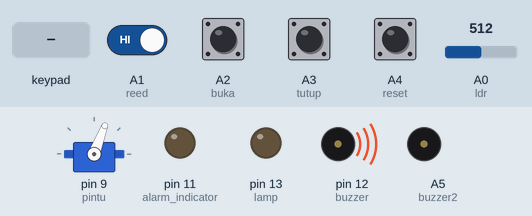
Bench run of a sketch on a simulated Arduino Uno, built with avr-gcc and run on an emulated ATmega328P. On the bench: servo, output pins drawn as LEDs (lit = HIGH), buzzer (waves = sounding, pin HIGH). Inputs (shaded band) come from the test bench; at power-on: A1 (reed), A2 (buka), A3 (tutup), A4 (reset) HIGH, A0 (ldr) = 512. What the sketch prints to the serial monitor is not drawn.

Above: at 1.9 s.
2.0 s: A2 (buka) pulled LOW for 0.15 s
At 3.2 s:
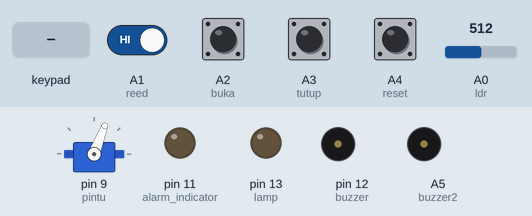
3.8 s: key '#' pressed
At 4.77 s:
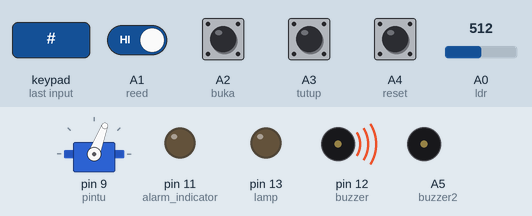
5.4 s: keypad keys 8 7 6 5 * pressed 0.4 s apart
At 8.4 s:
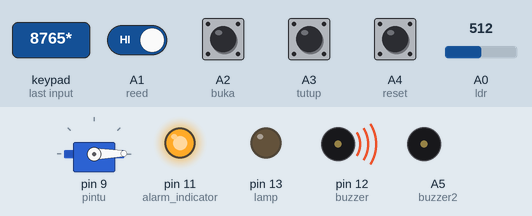
8.9 s: A3 (tutup) pulled LOW for 1 s
At 9.65 s:
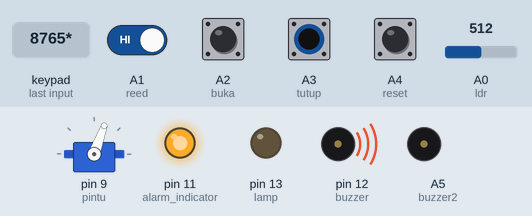
11.4 s: A0 (ldr) set to 111
12.9 s: A0 (ldr) set to 89
At 13.8 s:
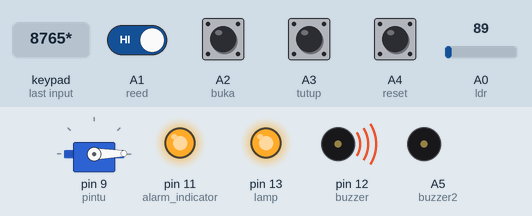
Timing chart, 0 to 15.4 s (numbered marks = the images above; inputs shaded):
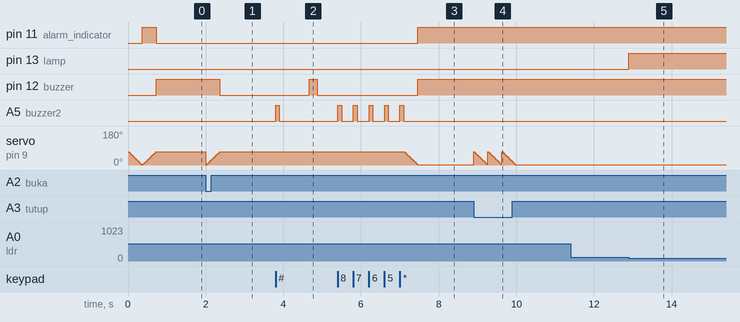

The sketch:

EMBEDDED_SYSTEM.ino
```cpp
#include <EEPROM.h>
#include <Keypad.h>
#include <Servo.h>

const byte ROWS = 4; //four rows
const byte COLS = 3; //three columns
char keys[ROWS][COLS] = {
  {'1','2','3'},
  {'4','5','6'},
  {'7','8','9'},
  {'*','0','#'}
};

byte rowPins[ROWS] = {8, 7, 6, 5};
byte colPins[COLS] = {4, 3, 2};
Keypad keypad = Keypad( makeKeymap(keys), rowPins, colPins, ROWS, COLS );

Servo pintu;                    // (+-)

const int reset_indicator = 10;   // (-)
const int alarm_indicator = 11; // (-)
const int buzzer = 12;          // (-)
const int lamp = 13;            // (-)

const int ldr = A0;             // (+-)
const int reed = A1;            // (+-)
const int buka = A2;            // (+-)
const int tutup = A3;           //
const int reset = A4;           // (+-)
const int buzzer2 = A5;

// VAR
String string_keypad, pass_baru, string, g;//g="1234";
char key, command;
int benar, pos, reset_status, buka_status, tutup_status, panjang, alarm = 0, counter = 0, cek_alarm = 0;

// VAR

// FUNCTION

void alarm_nyala2(){
         digitalWrite(buzzer2, HIGH);
        // Serial.println("alrm on");
}

void alarm_mati2() {
         digitalWrite(buzzer2, LOW);
         //Serial.println("alrm off");
}

void new_pass(){
      digitalWrite(reset_indicator, HIGH);
      pass_baru="";
      key = keypad.getKey();
      pass_baru += key;
      while(key != '#'){
      key = keypad.getKey();
      if (key != NO_KEY && key != '#' && key != '*'){
        pass_baru += key;
        alarm_nyala2();
        delay(100);
        alarm_mati2();
        //Serial.println(key);
        }
      }
      pass_baru.trim();
      //EEPROM.put(0, pass_baru);
      g ="";
      EEPROM.write(0,(pass_baru.length()-1));
      for (int i = 1; i< pass_baru.length(); i ++) {
         int n=(int)pass_baru[i]-48;
         EEPROM.write(i,n);
         g+=pass_baru[i];
        //g+= EEPROM.read(i);
      }
      digitalWrite(reset_indicator, LOW);
}

int cek_pass(String password){
  panjang = EEPROM.read(0);
  g="";
  for (int i = 1; i<= panjang; i++) g+=EEPROM.read(i);
  Serial.println("Ini g yg dibandingin");
  Serial.println(g);
  if (password == g){   //compare string sama yg d simpen di eeprom
    return 1;
  }
  else{
    return 0;
  }
}

void buka_pintu() {
    for (pos = 0; pos <= 70; pos += 3) { // goes from 0 degrees to 180 degrees
      // in steps of 1 degree
         pintu.write(pos);              // tell servo to go to position in variable 'pos'
         delay(15);                       // waits 15ms for the servo to reach the position
    }
    digitalWrite(alarm_indicator, LOW);
    alarm_mati();
}

void tutup_pintu() {
    for (pos = 70; pos >= 0; pos -= 3) { // goes from 0 degrees to 180 degrees
      // in steps of 1 degree
         pintu.write(pos);              // tell servo to go to position in variable 'pos'
         delay(15);                       // waits 15ms for the servo to reach the position
    }
    digitalWrite(alarm_indicator, HIGH);
    alarm =1;
}

void alarm_nyala(){
         digitalWrite(buzzer, HIGH);
        // Serial.println("alrm on");
}

void alarm_mati() {
         digitalWrite(buzzer, LOW);
         //Serial.println("alrm off");
}

// FUNCTION

void setup() {
  // put your setup code here, to run once:
  Serial.begin(9600);
  pintu.attach(9);
  pinMode(reset_indicator, OUTPUT);
  pinMode(alarm_indicator, OUTPUT);
  pinMode(buzzer, OUTPUT);
  pinMode(buzzer2, OUTPUT);
  pinMode(lamp, OUTPUT);
  pinMode(ldr, INPUT);
  pinMode(reed, INPUT);
  digitalWrite(reed, HIGH);
  pinMode(buka, INPUT);
  digitalWrite(buka, HIGH);
  pinMode(tutup, INPUT);
  digitalWrite(tutup, HIGH);
  pinMode(reset, INPUT);
  digitalWrite(reset, HIGH);
  tutup_pintu();
  buka_pintu();
  //panjang = EEPROM.read(0);
  //for (int i = 1; i<= panjang; i++) g+=EEPROM.read(i);
}

void loop() {
  if(string.length()>0) Serial.println(" ");
  string = "";
  char command;
  if (Serial.available() > 0)
  {
    while(Serial.available() > 0)
    {
      command = ((byte)Serial.read());
      string += command;
      delay(10);
    }
    Serial.println(string);
  }

//pengecekkan push button //
  reset_status = digitalRead(reset);
  if (reset_status == LOW) {         // check if the input is HIGH (button released)
    Serial.println("reset");
    new_pass();
  }

  //bluetooth
  if (string=="close") {
    tutup_pintu();
    alarm=1;
    counter = 0;
    Serial.println("Closed");
  }

  if (string=="open") {
    buka_pintu();
    alarm=0;
    alarm_mati();
    Serial.println("Open");
  }
  //

  tutup_status = digitalRead(tutup);  // read input value
  if (tutup_status == LOW) {         // check if the input is HIGH (button released)
    tutup_pintu();
    alarm=1;
    counter = 0;
    Serial.println("Closed");
  }

  buka_status = digitalRead(buka);  // read input value
  if (buka_status == LOW) {         // check if the input is HIGH (button released)
    buka_pintu();
    counter = 0;
    alarm=0;
    alarm_mati();
    Serial.println("Open");
  }


// buat menangkap password dari keypad
  key = keypad.getKey();
  //Serial.println(key);
  if (key != NO_KEY){
    Serial.println(key);
    if (key == '#'){
      alarm_nyala2();
      delay(100);
      alarm_mati2();
      string_keypad.trim();
      benar = cek_pass(string_keypad);
      if (benar == 1){
        buka_pintu();
        alarm = 0;
        alarm_mati();
        benar = 0;
        counter = 0;
        string_keypad = "";
        //Serial.println("benar");
      }
      else{
        counter++;
        string_keypad = "";
        alarm_nyala();
        delay(200);
        alarm_mati();
      }
    }
    else if (key == '*'){
      alarm_nyala2();
      delay(100);
      alarm_mati2();
      tutup_pintu();
      alarm =1;
      counter = 0;
      string_keypad = "";
      //Serial.println("tutup");
    }
    else{
      string_keypad += key;
      alarm_nyala2();
      delay(100);
      alarm_mati2();
    }
  }

  //Salah masukan pass 3X
  if (counter >= 3){
    alarm_nyala();
  }

  //untuk door alarm
  cek_alarm = digitalRead(reed); // membaca kondisi reedswitch
  if (alarm==1) // jika alarm nyala tapi pintu terbuka
  {

    if (cek_alarm==1) //
    {
        alarm_nyala();
    }
  }

  // buat menangkap password dari HP
  if (Serial.available() > 0) {string = "";}
  while(Serial.available() > 0)
  {
      command = ((byte)Serial.read());
      if(command == ':') { break;}
      else { string += command;}
      delay(1);
  }
if (string!="") {Serial.println(string);}
  //mengecek perintah dari HP khusus untuk buka
  if(string == "depan_buka") {buka_pintu();
  alarm =0; alarm_mati(); //Serial.println("410#");
  counter = 0;}

  //mengecek perintah dari HP khusus untuk tutup
  if(string == "depan_tutup") {tutup_pintu();
  alarm =1; counter = 0;}
  string="";

// delay(1000);

int ldrStatus = analogRead(ldr);
//Serial.println(ldrStatus);
if (ldrStatus >= 100) {
digitalWrite(lamp, LOW);
}

else {
digitalWrite(lamp, HIGH);
}

}
```

Measured:
- the behaviour switches between 100 and 99 on A0 (ldr) (found by bisection; images 4 and 5)
- after the input at 2.0 s, pin 12 (buzzer): HIGH → LOW after 0.36 s
- after the input at 3.8 s, pin 12 (buzzer): LOW → HIGH after 0.87 s, → LOW 0.20 s later; A5 (buzzer2): LOW → HIGH at once, → LOW 0.10 s later
- after the input at 5.4 s, pin 11 (alarm_indicator), pin 12 (buzzer): LOW → HIGH after 2.1 s; A5 (buzzer2): alternates HIGH for 0.10 s and LOW for 0.30 s, 10 changes in all, then stays LOW, starting at once
- after the input at 8.9 s, servo on pin 9 (pintu): 1° → 70° at once, then repeats every 0.36 s: 64° 0.03 s, 58° 0.03 s, 52° 0.03 s, 46° 0.03 s, 40° 0.03 s, 34° 0.03 s, 28° 0.03 s, 22° 0.03 s, 16° 0.03 s, 10° 0.03 s, 4° 0.03 s, 70° 0.03 s, until it stays 1° from 10.0 s
- after the input at 11.4 s, every drawn part: stays the same
- after the input at 12.9 s, pin 13 (lamp): LOW → HIGH at once
